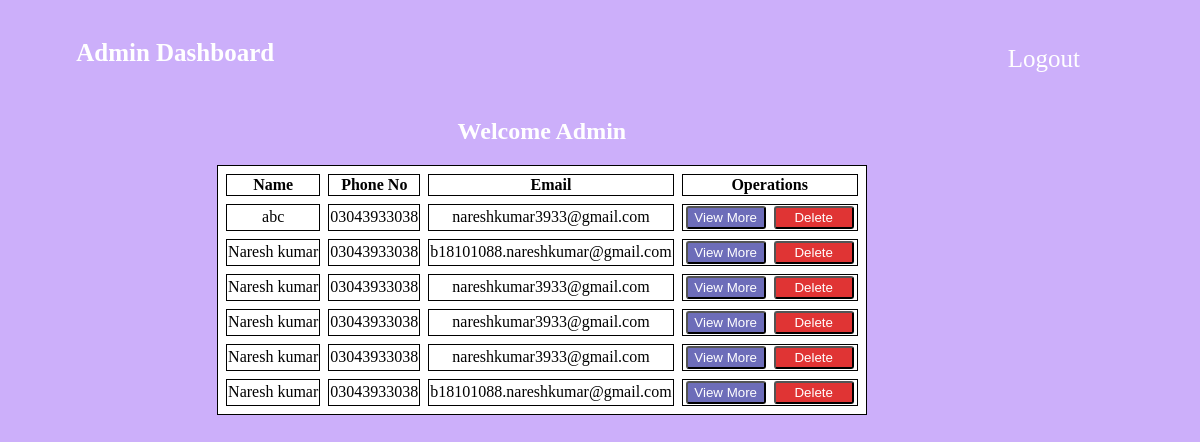
The page /formSubmitted/adminAccessFrontend.php (signed in) on the database its author committed.
### tables this page shows
CREATE TABLE `contactuspage` (
  `Id` int(11) NOT NULL,
  `fullname` text DEFAULT NULL,
  `email` varchar(50) DEFAULT NULL,
  `phoneNo` varchar(13) DEFAULT NULL,
  `zipCode` int(5) DEFAULT NULL,
  `descriptionDetails` varchar(200) DEFAULT NULL,
  `requestedAt` timestamp NOT NULL DEFAULT current_timestamp() ON UPDATE current_timestamp()
);

### formSubmitted/adminAccess.php (the view, shortened to what this page needs)
<?php
require '../dbConnection/connectionTo-DB.php';
$login=$_SESSION['email'];
if($login==true){
    $query = "SELECT * FROM contactuspage";
$data = mysqli_query($conn,$query);
$no_rows = mysqli_num_rows($data);
if($no_rows!=0){
    while($result = mysqli_fetch_assoc($data)){
?>
                            <tr>
                            <td><?php echo $result['fullname'] ?></td>
                            <td><?php echo $result['phoneNo'] ?></td>
                            <td><?php echo $result['email'] ?></td>
                            <td><?php echo"<a href='viewMoreBtnFrontend.php?id=$result[Id]'><input type='submit' value='View More' class='update'></a>
                                           <a href='deleteEntry.php?id=$result[Id]'><input type='submit' value='Delete' class='delete' onclick='return deleteconfirmation()'></a>"?></td>
                            </tr>
 <?php
    }
}
else{
    echo "Record not found";
}
}
else{
    header("Location:/registration-form/adminLogin/loginFrontend.php");
}
?>

### formSubmitted/adminAccessFrontend.php (shortened to what this page needs)
<!DOCTYPE html>
<html lang="en">
<head>
    <link rel="stylesheet" href="../css/adminAccessFrontend.css">
    <link rel="stylesheet" type="text/css" href="../css/header.css"/>
</head>
    <body>
                <nav>
                <label class="logo">Admin Dashboard</label>
                <ul>
                    <li><a href="../adminLogin/logout.php">Logout</a></li>
                </ul>
                </nav>
        <div class="container">
                <h2>Welcome Admin</h2>
                <div class="table">
                    <table >
                            <tr >
                            <th >Name</th>
                            <th >Phone No</th>
                            <th >Email</th>
                            <th >Operations</th>
                            </tr>
                            <?php
                                require 'adminAccess.php';
                            ?>
                    </table>
                </div>
            </div>
    </body>
</html>

### css/adminAccessFrontend.css (style rules this page uses)
body { background-color: #ccaffa; padding: 0 10px; }
.logo { font-size: 25px; position: relative; left: 5%; color: white; font-weight: bold; line-height: 90px; }
ul { position: relative; float: right; margin-right: 100px; }
ul li { display: inline-block; line-height: 70px; }
ul li a { text-decoration: none; color: white; font-size: 25px; }
.container { display: flex; flex-direction: column; align-items: center; padding-left: 100px; }
h2 { color: white; }
table,th,td { background-color: white; border: 1px solid; border-spacing: 8px; text-align: center; }
a { padding: 2px }
.update { background-color: rgb(109, 109, 185); }
.delete { background-color: rgb(224, 52, 52); }
.update,.delete { outline: none; border-radius: 3px; color: white; cursor: pointer; height: 23px; width: 80px; }

### rows shown on the page
contactuspage: fullname "abc", phoneNo "03043933038", email "nareshkumar3933@gmail.com"
contactuspage: fullname "Naresh kumar", phoneNo "03043933038", email "b18101088.nareshkumar@gmail.com"
contactuspage: fullname "Naresh kumar", phoneNo "03043933038", email "nareshkumar3933@gmail.com"
contactuspage: fullname "Naresh kumar", phoneNo "03043933038", email "nareshkumar3933@gmail.com"
contactuspage: fullname "Naresh kumar", phoneNo "03043933038", email "nareshkumar3933@gmail.com"
contactuspage: fullname "Naresh kumar", phoneNo "03043933038", email "b18101088.nareshkumar@gmail.com"
